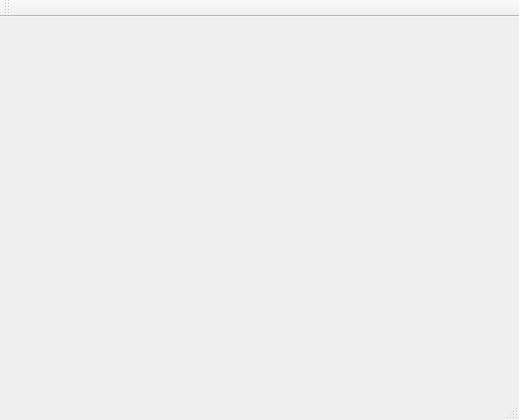
<?xml version="1.0" encoding="UTF-8"?>
<ui version="4.0">
 <class>MainWindow</class>
 <widget class="QMainWindow" name="MainWindow">
  <property name="geometry">
   <rect>
    <x>0</x>
    <y>0</y>
    <width>519</width>
    <height>420</height>
   </rect>
  </property>
  <property name="windowTitle">
   <string>MainWindow</string>
  </property>
  <widget class="QWidget" name="centralWidget"/>
  <widget class="QMenuBar" name="menuBar">
   <property name="geometry">
    <rect>
     <x>0</x>
     <y>0</y>
     <width>519</width>
     <height>21</height>
    </rect>
   </property>
  </widget>
  <widget class="QToolBar" name="mainToolBar">
   <attribute name="toolBarArea">
    <enum>TopToolBarArea</enum>
   </attribute>
   <attribute name="toolBarBreak">
    <bool>false</bool>
   </attribute>
  </widget>
  <widget class="QStatusBar" name="statusBar"/>
 </widget>
 <layoutdefault spacing="6" margin="11"/>
 <resources/>
 <connections/>
</ui>
